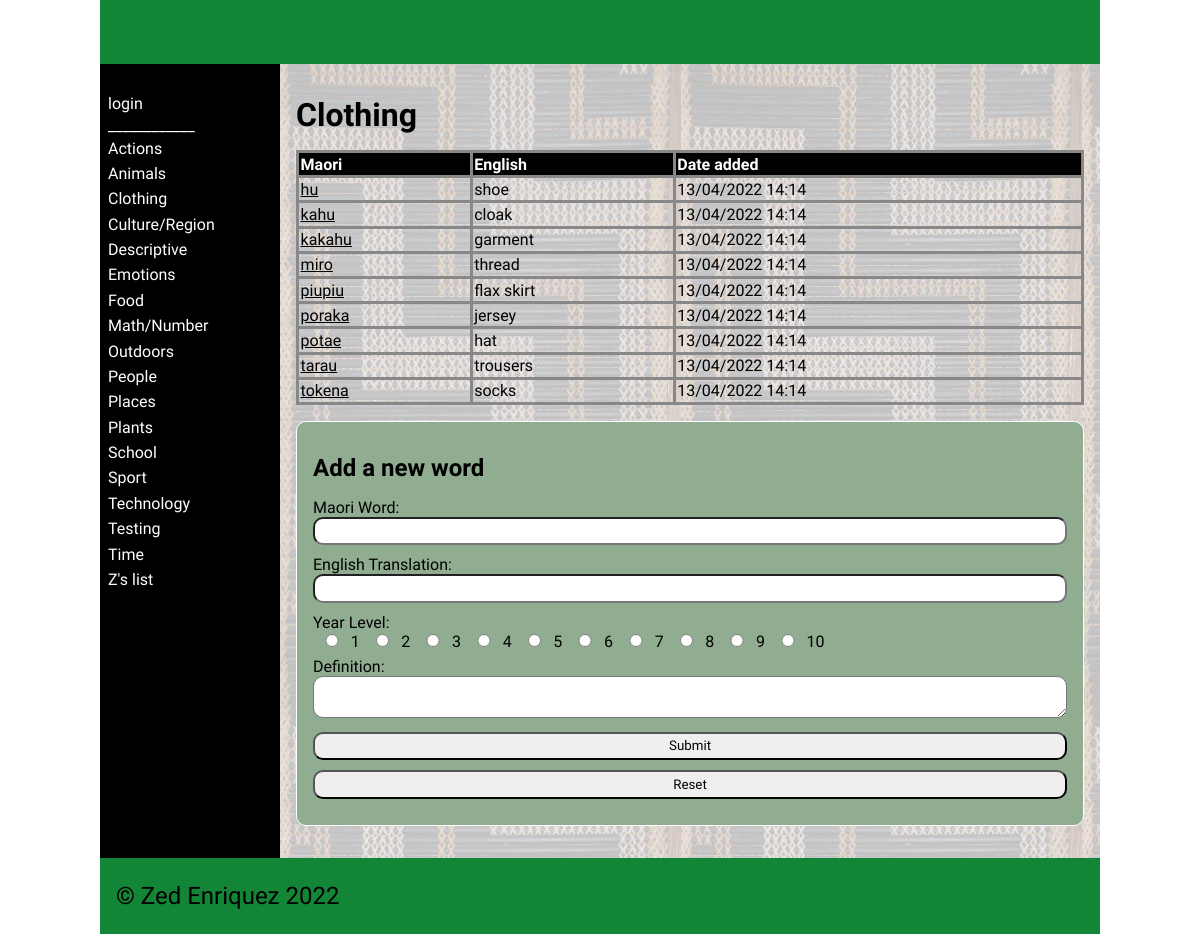
The page /category/3 on the database its author committed.
### tables this page shows
CREATE TABLE "categories"
(
	id integer
		constraint categories_pk
			primary key autoincrement,
	category_name varchar(30)
);

CREATE TABLE "dictionary"
(
    id         integer
        constraint dictionary_pk
            primary key autoincrement,
    Maori      varchar(30),
    English    varchar(30),
    cat_id     integer
        references categories
            on delete cascade,
    Definition varchar(80),
    Level      integer,
    Image      varchar(60),
    Date       datetime,
    User_id    integer
        constraint dictionary_users_id_fk
            references users
);

### app.py (the view, shortened to what this page needs)
@app.route('/category/<cat_id>', methods=["GET", "POST"])
def render_category_page(cat_id):
    return render_template('category.html', contents=dictionary_data(), categories_obtained=categories(),
                           cat_id=int(cat_id), logged_in=is_logged_in(),
                           teacher_perm=is_teacher())

### app.py (called while the page is built)
def create_connection(db_file):
    try:
        connection = sqlite3.connect(db_file)
        connection.execute('pragma foreign_keys=ON')
        return connection
    except Error as e:
        print(e)
    return None

def categories():
    query = "SELECT id, category_name FROM categories ORDER BY category_name ASC"
    con = create_connection(DATABASE)
    cur = con.cursor()
    cur.execute(query)
    category_list = cur.fetchall()
    con.close()
    return category_list

def dictionary_data():
    con = create_connection(DATABASE)
    query = "SELECT * FROM dictionary ORDER BY Maori ASC "
    cur = con.cursor()
    cur.execute(query,)
    contents = cur.fetchall()
    con.close()
    return contents

def is_logged_in():
    if session.get("email") is None:
        print("not logged in")
        return False
    else:
        print("logged in")
        return True

def is_teacher():
    if session.get("teacher") == 0:
        print("A teacher isn't logged in")
        return False
    else:
        print("A Teacher is logged in")
        return True

### templates/category.html (shortened to what this page needs)
{% extends "base.html" %}
{% block main %}
    {% for category in categories_obtained %}
        {% if category[0] == cat_id %}
            <table>
                <h1>{{ category[1] }}</h1>
                <tr>
                    <th>Maori</th>
                    <th>English</th>
                    <th>Date added</th>
                </tr>
                <tbody>
                    {% for content in contents %}
                        {% if content[3] == cat_id %}
                            <tr>
                                <td><a href="/word/{{ content[0] }}">{{ content[1] }}</a></td>
                                <td>{{ content[2] }}</td>
                                <td>{{ content[7] }}</td>
                            </tr>
                        {% endif %}
                    {% endfor %}
                </tbody>
            </table>
            {% if teacher_perm %}
                <form class="dataForm" method="POST">
                <h2>Add a new word </h2>
                    <div class = "form-group">
                        <div class="form-label">Maori Word:</div>
                        <div class="form-element"><input id="maori" name="maori" type="text" required
                        MAXLENGTH="30"></div>
                    </div>
                    <div class = "form-group">
                        <div class="form-label">English Translation:</div>
                        <div class="form-element"><input id="english" name="english" type="text" required
                        MAXLENGTH="30"></div>
                    </div>
                    <div class="form-element">
                        <div class="form-label">Year Level:</div>
                        {% for i in range(10) %}
                            <input value = "{{ i + 1 }}" name="level" type="radio" required><a>{{ i + 1 }} </a>
                        {% endfor %}
                    </div>
                    <div class = "form-group">
                        <div class="form-label">Definition:</div>
                        <div class="form-element"><textarea id="definition" name="definition" type="text" required></textarea></div>
                    </div>
                    <div class="button-group">
                        <input type="submit" value="Submit">
                        <input type="reset" value="Reset">
                    </div>
                </form>
            {% endif %}
        {% endif %}
    {% endfor %}
{% endblock %}

### templates/base.html (shortened to what this page needs)
<!doctype html>
<html lang="en">
<head>
	<link href="{{ url_for('static', filename='css/style.css') }}" rel="stylesheet">
</head>
<body>
	<div id="container">
		<header>
			<h1>{% block heading %}{% endblock %}</h1>
		</header>
		<nav>
			<ul>
				{% if logged_in %}
					<li><a href="/">ʕ•́ᴥ•̀ʔっ</a></li>
						{% if teacher_perm %}
						<li><a href="/add_category">Add a category</a></li>
						{% endif %}
                    <li><a href="/logout">Logout</a></li>
				{% else %}
                    <li><a href="/login">login</a></li>
                {% endif %}
			</ul>
			<a> ____________ </a>
			<ul>
				{% for category in categories_obtained %}
				<li><a href="/category/{{ category[0] }}">{{ category[1] }}</a></li>
				{% endfor %}}
			</ul>
		</nav>
		<main>
            {% block main%}{% endblock %}
        </main>
		<footer>
			<p>
				&copy; Zed Enriquez 2022
			</p>
		</footer>
	</div>
</body>
</html>

### static/css/style.css (style rules this page uses)
* { font-family: Comfortaa, sans-serif; margin: 0; padding: 0; box-sizing: border-box; }
#container { display: grid; grid-template-columns: 75px auto; grid-template-areas: 'nav header' 'main main' 'footer footer'; }
header { grid-area: header; background-color: #128636; padding: 1rem; }
nav { grid-area: nav; }
main { grid-area: main; padding: 1rem; background-color: #999; }
h1, h2, h3, h4 { padding: 1rem 0; font-family: Comfortaa, sans-serif; color: #000; }
p { padding: 0.5rem 0; }
a { color: #000; }
.dataForm { margin: 1rem 0; border: 1px solid #fff; padding: 1rem; background-color: #90ac91; border-radius: 10px; }
.dataForm input, textarea { width: 100%; border-radius: 10px; padding: 0.3rem; margin-bottom: 10px; }
.dataForm input[type='radio'] { width: 5%; }
table { width: 100%; border: 2px solid #666; border-collapse: collapse; }
th, td { border: 3px solid #888; padding: 0.1rem; text-align: left; }
th { background-color: #000; color: #fff; }
footer { grid-area: footer; padding: 1rem; background-color: #128636; }
footer p { color: #000; font-size: 1.5rem; }
@media only screen and (min-width: 768px) { #container { grid-template-columns: 180px auto; grid-template-areas: 'header header' 'nav main' 'footer footer'; } }
@media only screen and (min-width: 768px) { nav { background: linear-gradient(180deg, rgb(0 0 0) 0%, rgba(0, 0, 0, 1) 50%, rgb(0 0 0) 100%); padding: 0.5rem; } }
@media only screen and (min-width: 768px) { nav ul { list-style: none; } }
@media only screen and (min-width: 768px) { nav li { padding: 0.2rem 0; } }
@media only screen and (min-width: 768px) { nav a { color: #fff; text-decoration: none; } }
@media only screen and (min-width: 768px) { main { background-image: url('../images/poutama.jpg'); } }
@media only screen and (min-width: 1000px) { #container { width: 1000px; margin: auto; } }

### rows shown on the page
categories: category_name "Actions"
categories: category_name "Animals"
categories: category_name "Clothing", i "1" "2" "3" "4" "5" "6" "7" "8" "9" "10"
categories: category_name "Culture/Region"
categories: category_name "Descriptive"
categories: category_name "Emotions"
categories: category_name "Food"
categories: category_name "Math/Number"
categories: category_name "Outdoors"
categories: category_name "People"
categories: category_name "Places"
categories: category_name "Plants"
categories: category_name "School"
categories: category_name "Sport"
categories: category_name "Technology"
categories: category_name "Testing"
categories: category_name "Time"
categories: category_name "Z's list"
dictionary: Maori "hu", English "shoe", Date "13/04/2022 14:14"
dictionary: Maori "kahu", English "cloak", Date "13/04/2022 14:14"
dictionary: Maori "kakahu", English "garment", Date "13/04/2022 14:14"
dictionary: Maori "miro", English "thread", Date "13/04/2022 14:14"
dictionary: Maori "piupiu", English "flax skirt", Date "13/04/2022 14:14"
dictionary: Maori "poraka", English "jersey", Date "13/04/2022 14:14"
dictionary: Maori "potae", English "hat", Date "13/04/2022 14:14"
dictionary: Maori "tarau", English "trousers", Date "13/04/2022 14:14"
dictionary: Maori "tokena", English "socks", Date "13/04/2022 14:14"
